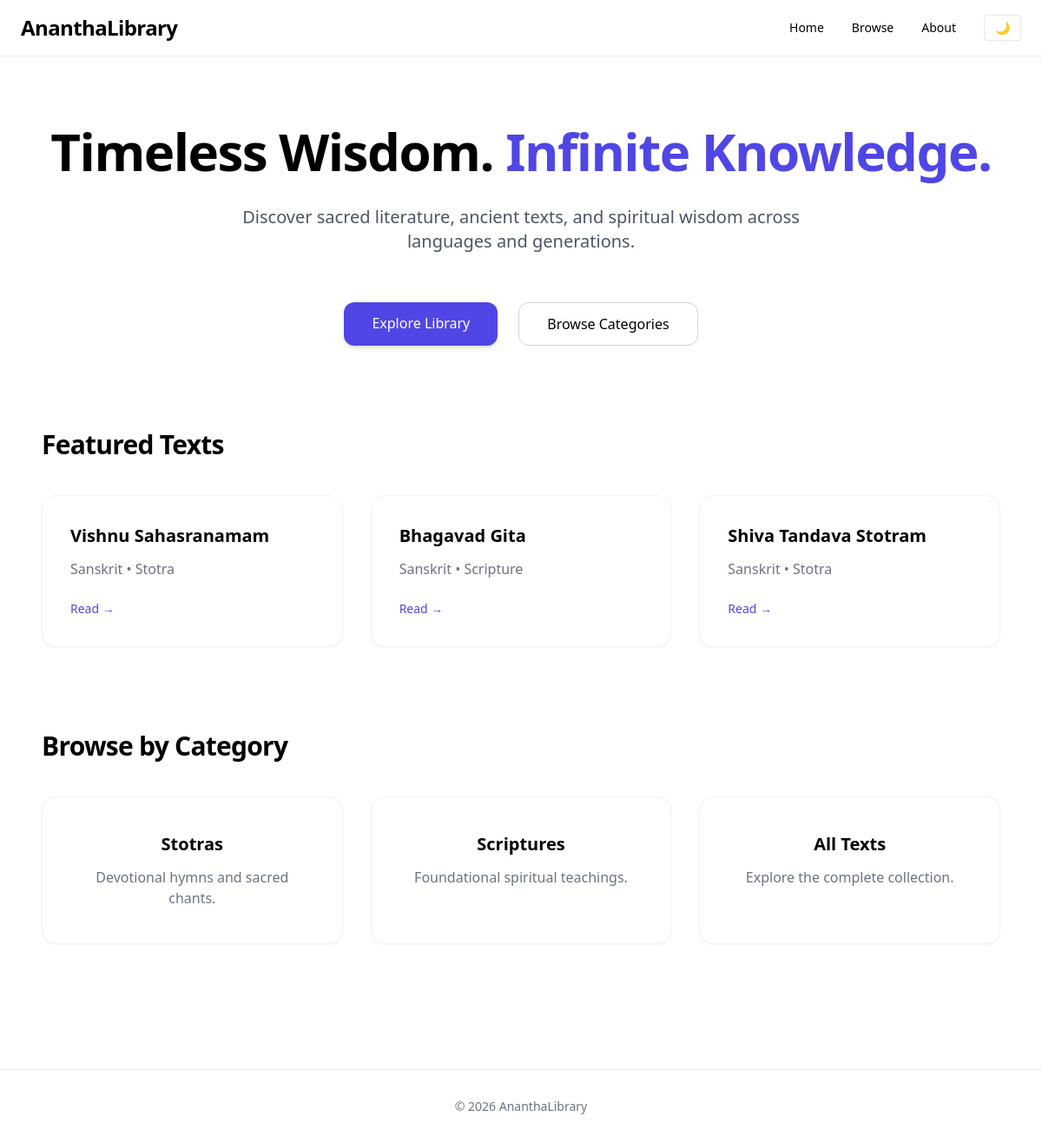
The page / on the database its author committed.
### app/models/document.py (models this page shows)
class Document(Base):
    __tablename__ = "documents"
    id = Column(String, primary_key=True, index=True)
    title = Column(String, nullable=False)
    slug = Column(String, unique=True, index=True)
    language = Column(String)
    category = Column(String)
    content = Column(Text)

### app/routers/home.py (the view)
@router.get("/")
def home(request: Request):
    repo = DocumentRepository()
    featured = repo.get_featured()
    return templates.TemplateResponse(
        "index.html",
        {
            "request": request,
            "featured": featured
        }
    )

### app/templates/index.html
{% extends "layout.html" %}
{% block content %}
<section class="text-center space-y-8 fade-in">
    <h1 class="text-5xl md:text-6xl font-bold tracking-tight leading-tight">
        Timeless Wisdom.
        <span class="text-indigo-600">Infinite Knowledge.</span>
    </h1>
    <p class="text-lg md:text-xl text-gray-600 max-w-2xl mx-auto">
        Discover sacred literature, ancient texts, and spiritual wisdom
        across languages and generations.
    </p>
    <div class="flex justify-center gap-6 pt-6">
        <a href="/browse"
           class="bg-indigo-600 text-white px-8 py-3 rounded-xl hover:bg-indigo-700 transition shadow-md">
            Explore Library
        </a>
        <a href="#categories"
           class="border border-gray-300 px-8 py-3 rounded-xl hover:bg-gray-100 transition">
            Browse Categories
        </a>
    </div>
</section>
<section class="mt-24">
    <h2 class="text-3xl font-bold mb-10 tracking-tight">
        Featured Texts
    </h2>
    <div class="grid grid-cols-1 md:grid-cols-3 gap-8">
        {% for doc in featured %}
        <div class="bg-white rounded-2xl p-8 shadow-sm hover:shadow-xl transition border border-gray-100">
            <h3 class="text-xl font-semibold">{{ doc.title }}</h3>
            <p class="text-gray-500 mt-3">
                {{ doc.language }} • {{ doc.category }}
            </p>
            <a href="/document/{{ doc.slug }}"
               class="text-indigo-600 text-sm font-medium mt-6 inline-block">
                Read →
            </a>
        </div>
        {% endfor %}
    </div>
</section>
<section id="categories" class="mt-24">
    <h2 class="text-3xl font-bold mb-10 tracking-tight">
        Browse by Category
    </h2>
    <div class="grid grid-cols-1 md:grid-cols-3 gap-8">
        <a href="/browse?category=Stotra"
           class="bg-white rounded-2xl p-10 shadow-sm hover:shadow-xl transition border border-gray-100 text-center">
            <h3 class="text-xl font-semibold">Stotras</h3>
            <p class="text-gray-500 mt-3">Devotional hymns and sacred chants.</p>
        </a>
        <a href="/browse?category=Scripture"
           class="bg-white rounded-2xl p-10 shadow-sm hover:shadow-xl transition border border-gray-100 text-center">
            <h3 class="text-xl font-semibold">Scriptures</h3>
            <p class="text-gray-500 mt-3">Foundational spiritual teachings.</p>
        </a>
        <a href="/browse"
           class="bg-white rounded-2xl p-10 shadow-sm hover:shadow-xl transition border border-gray-100 text-center">
            <h3 class="text-xl font-semibold">All Texts</h3>
            <p class="text-gray-500 mt-3">Explore the complete collection.</p>
        </a>
    </div>
</section>
{% endblock %}

### app/templates/layout.html (style rules this page uses)
html { scroll-behavior: smooth; }

### rows shown on the page
Document: title "Vishnu Sahasranamam", language "Sanskrit", category "Stotra"
Document: title "Bhagavad Gita", language "Sanskrit", category "Scripture"
Document: title "Shiva Tandava Stotram", language "Sanskrit", category "Stotra"
